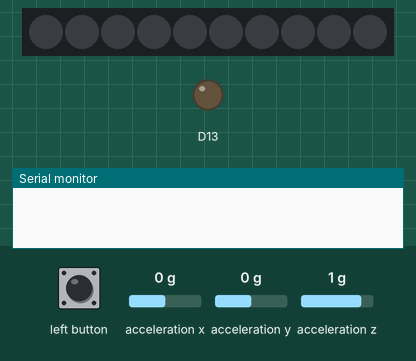
Simulated run of this sketch. Board: Adafruit Circuit Playground Express. Parts: 10 RGB LEDs in strip order, left to right, output pins drawn as LEDs (lit = HIGH), the last lines printed to the serial monitor. The inputs (shaded band) are chosen by the test bench; at power-on: acceleration y 0 g, acceleration x 0 g, acceleration z 1 g. Dim RGB values are drawn brighter than linear.

Above: at 1.2 s.
1.3 s: acceleration y set to -0.2 g
At 2.2 s:
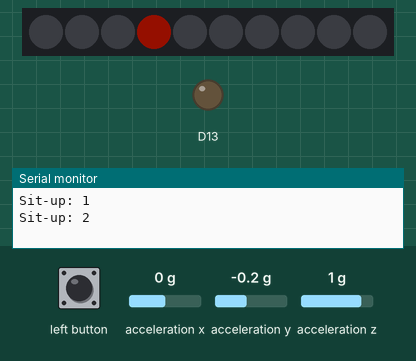
4.3 s: acceleration x set to -1.4 g
6.2 s: acceleration z set to -1.4 g
At 7.0 s:
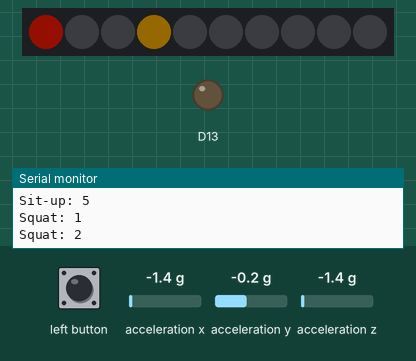
9.2 s: left button pressed for 1 s
At 9.21 s:
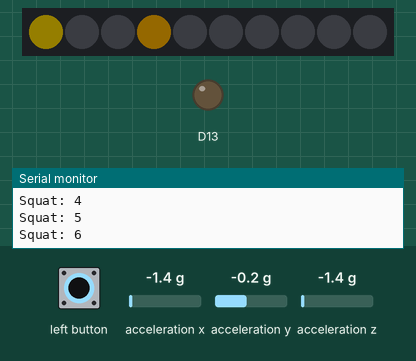
At 12.0 s:
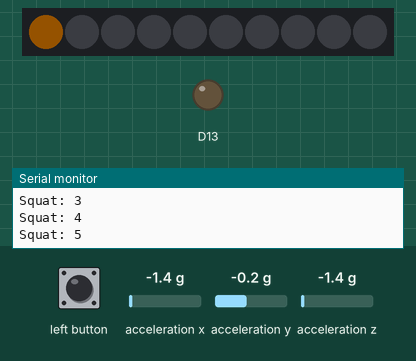
13.2 s: acceleration x set to -1.2 g
16.2 s: acceleration x set to -0.9 g
Timing chart, 0 to 18.7 s (numbered marks = the images above; inputs shaded):
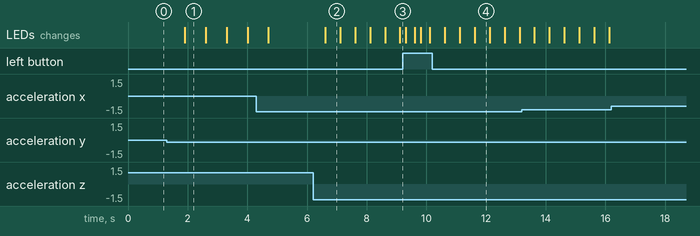

The sketch:

Tracker.ino
```cpp
#include <Adafruit_CircuitPlayground.h>

float X, Y, Z;
int squatCount, jjCount, puCount, suCount, exercise;

int checkExercise()
 {
  X = CircuitPlayground.motionX(); // Store Coordinates
  Y = CircuitPlayground.motionY();
  Z = CircuitPlayground.motionZ();

  if ((abs(Y) < 5) && (Z < -6) && (X < -10) && (X > -15)) // Look for squat threshold coordinates
    {
      squatCount += 1; // Increment squat count and print out
      Serial.print("Squat: ");
      Serial.println(squatCount);
      delay(300); // Make sure exercise isn't counted multiple times
      return 0;
    }
  else if((Y > 0) && (X < -15)) // Look for jumping jack threshold coordinates
    {
      jjCount += 1; // Increment jumping jack count and print out
      Serial.print("Jumping Jack: ");
      Serial.println(jjCount);
      delay(600); // Make sure exercise isn't counted multiple times
      return 1;
    }
   else if((Z < -11) && (X > 3) && (Y < -1)) // Look for push-up threshold coordinates
    {
      puCount += 1; // Increment push-up count and print out
      Serial.print("Push-up: ");
      Serial.println(puCount);
      delay(600); // Make sure exercise isn't counted multiple times
      return 2;
    }
   else if((Z > 7) && (Y < 0) && (X > -1)) // Look for sit-up threshold coordinates
    {
      suCount += 1; // Increment sit-up count and print out
      Serial.print("Sit-up: ");
      Serial.println(suCount);
      delay(500); // Make sure exercise isn't counted multiple times
      return 3;
    }
   else { // Don't do anything if no exercises are detected
    return 4;
   }
 }

 void updateNeopixel(int exerciseType, int count)
  {
    if((count >= 0) && (count <= 7)) // Changing color from Red to yellow when exercise count is low
     {
      CircuitPlayground.setPixelColor(exerciseType, 255, int(36*count), 0);
     }
    else if ((count > 8) && (count <= 14)) // Changing color from yellow to green when exercise count is nearing 15
     {
      CircuitPlayground.setPixelColor(exerciseType, 255 - 36*count, 255, 0);
     }
    else // Change color to solid green when exercise count has reached 15
     {
      CircuitPlayground.setPixelColor(exerciseType, 0, 255,   0);
     }
  }

void resetCount() // Reset LED colors and all exercise counts
 {
  CircuitPlayground.clearPixels();
  squatCount = 0;
  jjCount = 0;
  puCount = 0;
  suCount = 0;
 }

void setup() {
  // put your setup code here, to run once:
  Serial.begin(9600); // Initialize serial monitor, clear LED colors, and exercise count.
  CircuitPlayground.begin();
  CircuitPlayground.clearPixels();
  squatCount = 0;
  jjCount = 0;
  puCount = 0;
  suCount = 0;
}

void loop() {
  // put your main code here, to run repeatedly:
  if (CircuitPlayground.leftButton()) // Reset LEDs and exercise count if button is pressed
    {
      resetCount();
    }
  exercise = checkExercise(); // Store exercise measurement
  if(exercise == 0) // Update Squat LED if squat exercise is detected
    {
      updateNeopixel(0, squatCount);
    }
   else if(exercise == 1) // Update jumping jack LED if jumping jack is detected
    {
      updateNeopixel(1, jjCount);
    }
   else if(exercise == 2) // Update push-up LED if push-up is detected
    {
      updateNeopixel(2, puCount);
    }
   else if(exercise == 3) // Update sit-up LED if sit-up is detected
    {
      updateNeopixel(3, suCount);
    }
   else{ // Don't do anything if none of the above are detected
   }

   exercise = 4; // No exercise detected

  delay(200);
}
```

Measured:
- the behaviour switches between 0 and -0.1 g on acceleration y (found by bisection; images 0 and 1)
- after the input at 1.3 s, the LEDs: change after 0.60 s (image 1)
- after the input at 6.2 s, the LEDs: change after 0.41 s (image 2)
- after the input at 9.2 s, the LEDs: first change after 0.11 s (image 4 shows a later state)
- after the input at 16.2 s, every drawn part: stays the same
